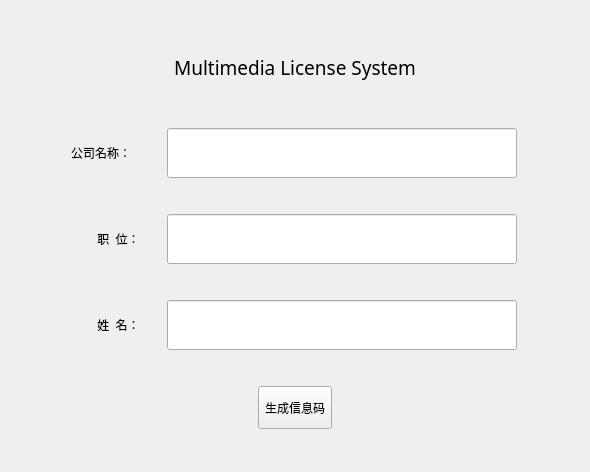
<?xml version="1.0" encoding="UTF-8"?>
<ui version="4.0">
 <class>Dialog</class>
 <widget class="QDialog" name="Dialog">
  <property name="geometry">
   <rect>
    <x>0</x>
    <y>0</y>
    <width>590</width>
    <height>468</height>
   </rect>
  </property>
  <property name="windowTitle">
   <string>Dialog</string>
  </property>
  <layout class="QHBoxLayout" name="horizontalLayout_5">
   <item>
    <widget class="QWidget" name="widget" native="true">
     <property name="minimumSize">
      <size>
       <width>450</width>
       <height>450</height>
      </size>
     </property>
     <property name="maximumSize">
      <size>
       <width>450</width>
       <height>450</height>
      </size>
     </property>
     <layout class="QVBoxLayout" name="verticalLayout">
      <property name="spacing">
       <number>5</number>
      </property>
      <property name="leftMargin">
       <number>0</number>
      </property>
      <property name="topMargin">
       <number>0</number>
      </property>
      <property name="rightMargin">
       <number>0</number>
      </property>
      <property name="bottomMargin">
       <number>0</number>
      </property>
      <item>
       <widget class="QLabel" name="label">
        <property name="minimumSize">
         <size>
          <width>450</width>
          <height>50</height>
         </size>
        </property>
        <property name="maximumSize">
         <size>
          <width>450</width>
          <height>50</height>
         </size>
        </property>
        <property name="font">
         <font>
          <family>微软雅黑</family>
          <pointsize>14</pointsize>
         </font>
        </property>
        <property name="text">
         <string>Multimedia License System</string>
        </property>
        <property name="alignment">
         <set>Qt::AlignCenter</set>
        </property>
       </widget>
      </item>
      <item>
       <layout class="QHBoxLayout" name="horizontalLayout">
        <property name="spacing">
         <number>0</number>
        </property>
        <item>
         <widget class="QLabel" name="label_company">
          <property name="minimumSize">
           <size>
            <width>95</width>
            <height>50</height>
           </size>
          </property>
          <property name="maximumSize">
           <size>
            <width>95</width>
            <height>50</height>
           </size>
          </property>
          <property name="font">
           <font>
            <family>微软雅黑</family>
           </font>
          </property>
          <property name="text">
           <string>公司名称：</string>
          </property>
         </widget>
        </item>
        <item>
         <widget class="QLineEdit" name="lineEdit_company">
          <property name="minimumSize">
           <size>
            <width>350</width>
            <height>50</height>
           </size>
          </property>
          <property name="maximumSize">
           <size>
            <width>350</width>
            <height>50</height>
           </size>
          </property>
          <property name="font">
           <font>
            <family>微软雅黑</family>
           </font>
          </property>
         </widget>
        </item>
       </layout>
      </item>
      <item>
       <layout class="QHBoxLayout" name="horizontalLayout_2">
        <property name="spacing">
         <number>0</number>
        </property>
        <item>
         <widget class="QLabel" name="label_job">
          <property name="minimumSize">
           <size>
            <width>95</width>
            <height>50</height>
           </size>
          </property>
          <property name="maximumSize">
           <size>
            <width>95</width>
            <height>50</height>
           </size>
          </property>
          <property name="font">
           <font>
            <family>微软雅黑</family>
           </font>
          </property>
          <property name="layoutDirection">
           <enum>Qt::LeftToRight</enum>
          </property>
          <property name="text">
           <string>职  位：</string>
          </property>
          <property name="alignment">
           <set>Qt::AlignCenter</set>
          </property>
         </widget>
        </item>
        <item>
         <widget class="QLineEdit" name="lineEdit_job">
          <property name="minimumSize">
           <size>
            <width>350</width>
            <height>50</height>
           </size>
          </property>
          <property name="maximumSize">
           <size>
            <width>350</width>
            <height>50</height>
           </size>
          </property>
          <property name="font">
           <font>
            <family>微软雅黑</family>
           </font>
          </property>
         </widget>
        </item>
       </layout>
      </item>
      <item>
       <layout class="QHBoxLayout" name="horizontalLayout_3">
        <property name="spacing">
         <number>0</number>
        </property>
        <item>
         <widget class="QLabel" name="label_name">
          <property name="minimumSize">
           <size>
            <width>95</width>
            <height>50</height>
           </size>
          </property>
          <property name="maximumSize">
           <size>
            <width>95</width>
            <height>50</height>
           </size>
          </property>
          <property name="font">
           <font>
            <family>微软雅黑</family>
           </font>
          </property>
          <property name="text">
           <string>姓  名：</string>
          </property>
          <property name="alignment">
           <set>Qt::AlignCenter</set>
          </property>
         </widget>
        </item>
        <item>
         <widget class="QLineEdit" name="lineEdit_name">
          <property name="minimumSize">
           <size>
            <width>350</width>
            <height>50</height>
           </size>
          </property>
          <property name="maximumSize">
           <size>
            <width>350</width>
            <height>50</height>
           </size>
          </property>
          <property name="font">
           <font>
            <family>微软雅黑</family>
           </font>
          </property>
         </widget>
        </item>
       </layout>
      </item>
      <item>
       <layout class="QHBoxLayout" name="horizontalLayout_4">
        <property name="spacing">
         <number>5</number>
        </property>
        <item>
         <spacer name="horizontalSpacer">
          <property name="orientation">
           <enum>Qt::Horizontal</enum>
          </property>
          <property name="sizeHint" stdset="0">
           <size>
            <width>40</width>
            <height>20</height>
           </size>
          </property>
         </spacer>
        </item>
        <item>
         <widget class="QToolButton" name="btn_create">
          <property name="minimumSize">
           <size>
            <width>0</width>
            <height>43</height>
           </size>
          </property>
          <property name="font">
           <font>
            <family>微软雅黑</family>
           </font>
          </property>
          <property name="text">
           <string>生成信息码</string>
          </property>
          <property name="toolButtonStyle">
           <enum>Qt::ToolButtonTextBesideIcon</enum>
          </property>
         </widget>
        </item>
        <item>
         <spacer name="horizontalSpacer_2">
          <property name="orientation">
           <enum>Qt::Horizontal</enum>
          </property>
          <property name="sizeHint" stdset="0">
           <size>
            <width>40</width>
            <height>20</height>
           </size>
          </property>
         </spacer>
        </item>
       </layout>
      </item>
     </layout>
    </widget>
   </item>
  </layout>
 </widget>
 <resources/>
 <connections/>
</ui>
